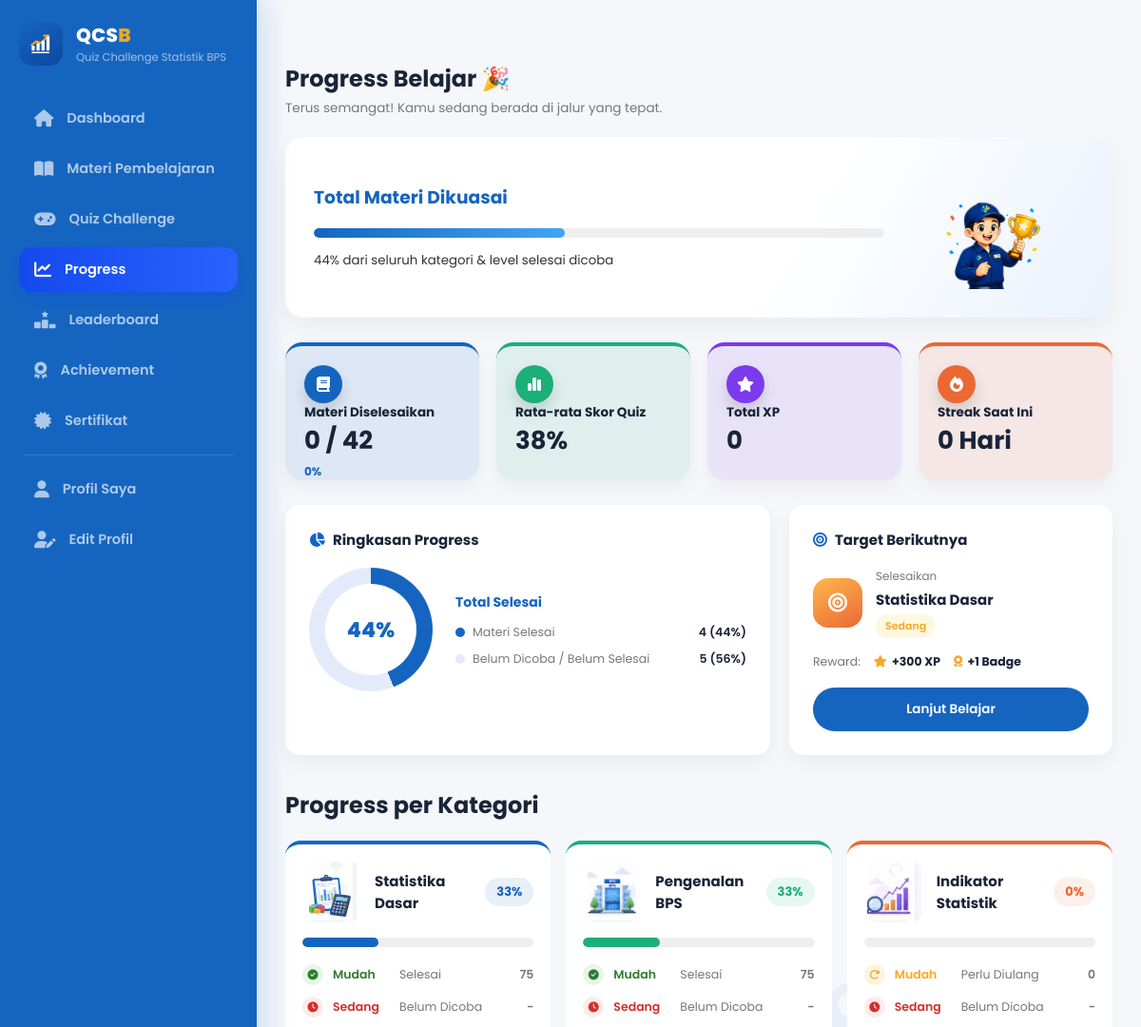
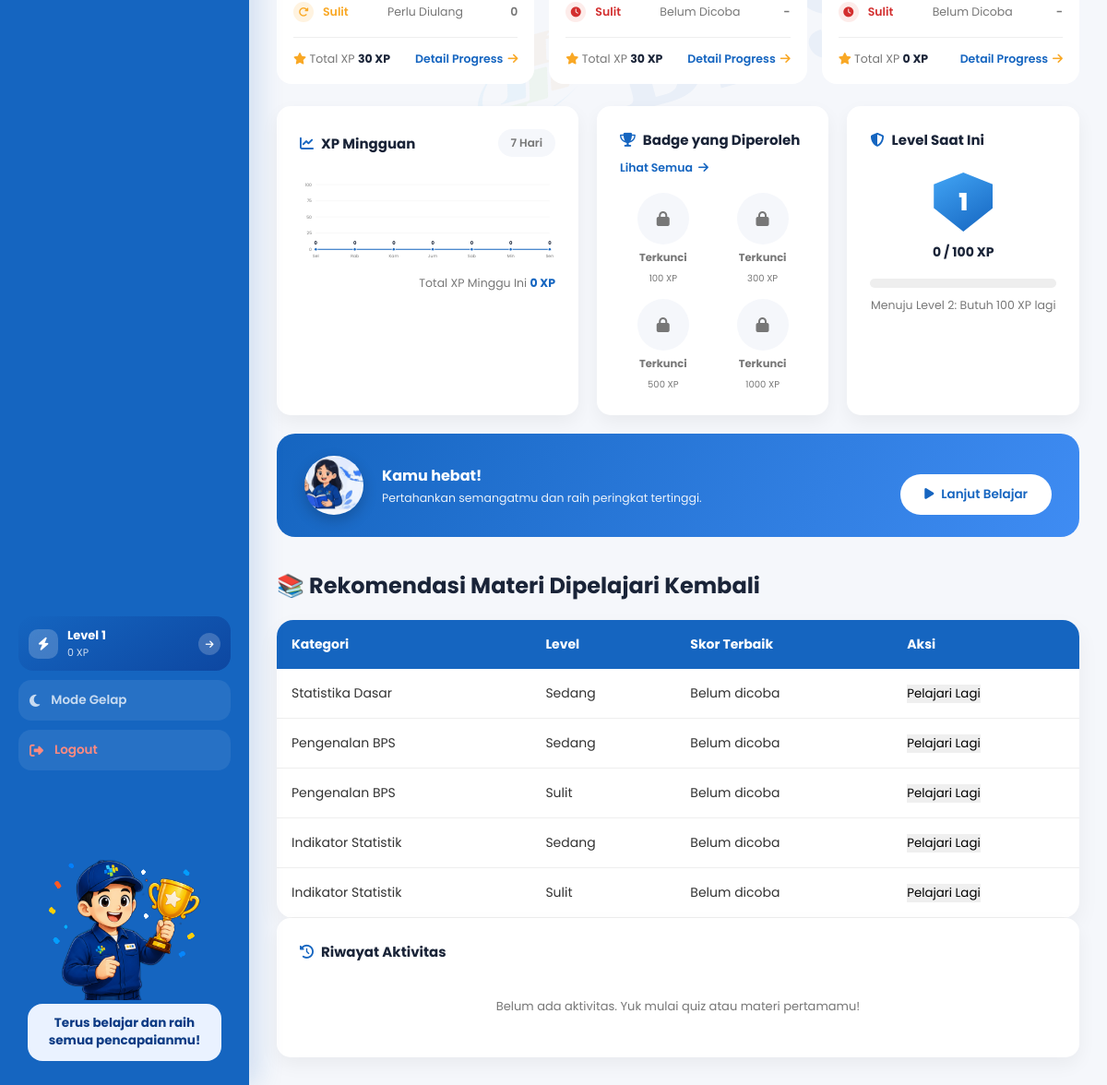
The page /pengguna/progress.php (signed in) on the database its author committed (2 pictures, top to bottom).
### tables this page shows
CREATE TABLE `users` (
  `id` int NOT NULL,
  `nama` varchar(100) NOT NULL,
  `email` varchar(100) NOT NULL,
  `password` varchar(255) NOT NULL,
  `foto` varchar(255) DEFAULT 'default.png',
  `level` int DEFAULT '1',
  `xp` int DEFAULT '0',
  `created_at` timestamp NULL DEFAULT CURRENT_TIMESTAMP
);

CREATE TABLE `kategori` (
  `id` int NOT NULL,
  `nama` varchar(100) NOT NULL,
  `icon` varchar(100) DEFAULT NULL,
  `deskripsi` text
);

### pengguna/progress.php (the view, shortened to what the rows shown need)
<?php
require_once __DIR__ . "/../inc/auth.php";
require_once __DIR__ . "/../inc/functions.php";
$progress = getProgress($conn, $user_id);
$rekomendasi = getRekomendasi($conn, $user_id, 70, 5);
$soalStats = getSoalStats($conn);
$totalMateri = mysqli_fetch_assoc(mysqli_query($conn, "SELECT COUNT(*) c FROM materi"))['c'];
$stmt = mysqli_prepare($conn, "SELECT COUNT(*) c FROM materi_progress WHERE user_id=? AND status='selesai'");
mysqli_stmt_bind_param($stmt, "i", $user_id);
mysqli_stmt_execute($stmt);
$materiSelesaiCount = (int) mysqli_fetch_assoc(mysqli_stmt_get_result($stmt))['c'];
$xpPerKategoriMap = [];
$stmt = mysqli_prepare($conn, "SELECT kategori_id, SUM(xp) s FROM hasil_quiz WHERE user_id=? GROUP BY kategori_id");
mysqli_stmt_bind_param($stmt, "i", $user_id);
mysqli_stmt_execute($stmt);
$res = mysqli_stmt_get_result($stmt);
while ($row = mysqli_fetch_assoc($res)) {
    $xpPerKategoriMap[$row['kategori_id']] = (int) $row['s'];
}
$kategoriWarnaUser = ['#1565C0', '#1baf7a', '#eb6834'];
$kategoriBannerKartu = [
    'Statistika Dasar' => 'qc-illus-statistika.jpg',
    'Pengenalan BPS' => 'qc-illus-bps.jpg',
    'Indikator Statistik' => 'qc-illus-indikator.jpg',
];
$targetBerikutnya = null;
$kategoriProgressCard = [];
$idx = 0;
foreach ($progress as $kategoriId => $kat) {
    $levelSelesai = 0;
    foreach ($kat['levels'] as $lvl => $best) {
        if ($best !== null && $best >= 70) $levelSelesai++;
        if ($targetBerikutnya === null && ($best === null || $best < 70)) {
            $soalCount = $soalStats['kategori'][$kategoriId]['soal_per_level'][$lvl] ?? 0;
            $targetBerikutnya = [
                'kategori_id' => $kategoriId,
                'kategori_nama' => $kat['nama'],
                'level' => $lvl,
                'reward_xp' => $soalCount * 10,
            ];
        }
    }
    $kategoriProgressCard[] = [
        'id' => $kategoriId,
        'nama' => $kat['nama'],
        'icon' => $kat['icon'],
        'warna' => $kategoriWarnaUser[$idx % 3],
        'levels' => $kat['levels'],
        'persen' => round(($levelSelesai / 3) * 100),
        'total_xp' => $xpPerKategoriMap[$kategoriId] ?? 0,
    ];
    $idx++;
}
if ($targetBerikutnya !== null) {
    $xpPotensial = (int) $user['xp'] + $targetBerikutnya['reward_xp'];
    foreach (getBadgeCatalog() as $b) {
        if ($user['xp'] < $b['min_xp'] && $xpPotensial >= $b['min_xp']) {
            $targetBerikutnya['reward_badge'] = true;
            break;
        }
    }
}
$stmt = mysqli_prepare($conn, "SELECT AVG(score) a FROM hasil_quiz WHERE user_id=?");
mysqli_stmt_bind_param($stmt, "i", $user_id);
mysqli_stmt_execute($stmt);
$rataSkorRow = mysqli_fetch_assoc(mysqli_stmt_get_result($stmt))['a'];
$rataSkor = $rataSkorRow !== null ? (int) round($rataSkorRow) : 0;
$streakUser = getUserStreak($conn, $user_id);
$levelSaatIni = (int) $user['level'];
$xpDalamLevel = (int) $user['xp'] % 100;
$xpButuhLagi = 100 - $xpDalamLevel;
$xpKebutuhanLevel = $levelSaatIni * 100;
?>
<!DOCTYPE html>
<html lang="id">
<head>
<link rel="stylesheet" href="assets/css/style.css?v=<?= filemtime(__DIR__ . '/assets/css/style.css'); ?>">
<link rel="stylesheet"
href="https://cdnjs.cloudflare.com/ajax/libs/font-awesome/6.5.2/css/all.min.css">
</head>
<body>
<div class="container">
<?php require_once __DIR__ . "/../inc/nav.php"; ?>
<main class="content">
<div class="section-title">
<div>
<h2>Progress Belajar 🎉</h2>
</div>
</div>
<section class="dash-stats">
<div class="stat-card-u" style="background:#1565C01A;border-top-color:#1565C0">
<h2><?= $materiSelesaiCount; ?> / <?= (int) $totalMateri; ?></h2>
</div>
<div class="stat-card-u" style="background:#1baf7a1A;border-top-color:#1baf7a">
<h2><?= $rataSkor; ?>%</h2>
</div>
<div class="stat-card-u" style="background:#7C3AED1A;border-top-color:#7C3AED">
<div class="stat-card-icon-u purple"><i class="fa-solid fa-star"></i></div>
<p class="stat-card-label-u">Total XP</p>
<h2><?= (int) $user['xp']; ?></h2>
</div>
<div class="stat-card-u" style="background:#eb68341A;border-top-color:#eb6834">
<h2><?= $streakUser; ?> Hari</h2>
</div>
</section>
<section class="dash-chart-row">
<div class="dash-panel dash-progress-panel">
<div class="chart-panel-head">
<h2><i class="fa-solid fa-chart-pie"></i> Ringkasan Progress</h2>
</div>
</div>
<div class="dash-panel target-berikutnya-panel">
<div class="chart-panel-head">
<h2><i class="fa-solid fa-bullseye"></i> Target Berikutnya</h2>
</div>
<?php if ($targetBerikutnya !== null): ?>
<div class="target-next-body">
<div class="target-next-icon"><i class="fa-solid fa-bullseye"></i></div>
<div class="target-next-info">
<span class="target-next-label">Selesaikan</span>
<b><?= e($targetBerikutnya['kategori_nama']); ?></b>
<span class="badge <?= strtolower($targetBerikutnya['level']); ?>"><?= e($targetBerikutnya['level']); ?></span>
</div>
</div>
<div class="target-next-reward">
<span>Reward:</span>
<b><i class="fa-solid fa-star"></i> +<?= $targetBerikutnya['reward_xp']; ?> XP</b>
<?php if (!empty($targetBerikutnya['reward_badge'])): ?>
<b><i class="fa-solid fa-award"></i> +1 Badge</b>
<?php endif; ?>
</div>
<a href="quiz.php?kategori=<?= $targetBerikutnya['kategori_id']; ?>&level=<?= urlencode($targetBerikutnya['level']); ?>" class="btn-lanjut-belajar-full">Lanjut Belajar</a>
<?php endif; ?>
</div>
</section>
<div class="section-title">
<h2>Progress per Kategori</h2>
</div>
<div class="dash-materi-list progress-kategori-list">
<?php foreach ($kategoriProgressCard as $kat): ?>
<div class="dash-materi-card progress-kategori-card" style="border-top-color:<?= $kat['warna']; ?>">
<div class="progress-kategori-head">
<?php if (!empty($kategoriBannerKartu[$kat['nama']])): ?>
<div class="progress-kategori-icon">
<img src="assets/img/<?= e($kategoriBannerKartu[$kat['nama']]); ?>" alt="<?= e($kat['nama']); ?>">
</div>
<?php endif; ?>
<b class="progress-kategori-nama"><?= e($kat['nama']); ?></b>
<span class="progress-kategori-persen" style="background:<?= $kat['warna']; ?>1A;color:<?= $kat['warna']; ?>"><?= $kat['persen']; ?>%</span>
</div>
<div class="progress-bar progress-kategori-bar">
<div class="progress-fill" style="width:<?= $kat['persen']; ?>%;background:<?= $kat['warna']; ?>"></div>
</div>
<div class="progress-kategori-levels">
<?php foreach ($kat['levels'] as $lvl => $best):
    $statusClass = $best === null ? 'st-pending' : ($best >= 70 ? 'st-success' : 'st-process');
    $statusIcon = $best === null ? 'fa-clock' : ($best >= 70 ? 'fa-circle-check' : 'fa-rotate-right');
?>
<div class="progress-kategori-level-row">
<span class="level-status-icon <?= $statusClass; ?>"><i class="fa-solid <?= $statusIcon; ?>"></i></span>
<span class="level-row-name <?= $statusClass; ?>"><?= e($lvl); ?></span>
<span class="level-row-status">
<?php if ($best === null): ?>
Belum Dicoba
<?php elseif ($best >= 70): ?>
Selesai
<?php else: ?>
Perlu Diulang
<?php endif; ?>
</span>
<span class="level-row-score"><?= $best !== null ? $best : '-'; ?></span>
</div>
<?php endforeach; ?>
</div>
<div class="progress-kategori-footer">
<span><i class="fa-solid fa-star"></i> Total XP <b><?= $kat['total_xp']; ?> XP</b></span>
<a href="materi.php" class="progress-kategori-detail">Detail Progress <i class="fa-solid fa-arrow-right"></i></a>
</div>
</div>
<?php endforeach; ?>
</div>
<section class="dash-chart-row progress-bottom-row">
<div class="dash-panel dash-chart-panel">
<div class="chart-panel-head">
<h2><i class="fa-solid fa-chart-line"></i> XP Mingguan</h2>
</div>
</div>
<div class="dash-panel dash-achievement-panel">
<div class="chart-panel-head">
<h2><i class="fa-solid fa-trophy"></i> Badge yang Diperoleh</h2>
</div>
</div>
<div class="dash-panel level-saat-ini-panel">
<div class="chart-panel-head">
<h2><i class="fa-solid fa-shield-halved"></i> Level Saat Ini</h2>
</div>
<div class="level-saat-ini-body">
<div class="level-shield"><span><?= $levelSaatIni; ?></span></div>
<b class="level-xp-text"><?= (int) $user['xp']; ?> / <?= $xpKebutuhanLevel; ?> XP</b>
<div class="progress-bar level-progress-bar">
</div>
<p>Menuju Level <?= $levelSaatIni + 1; ?>: Butuh <?= $xpButuhLagi; ?> XP lagi</p>
</div>
</div>
</section>
<?php if (!empty($rekomendasi)): ?>
<section class="activity">
<div class="section-title">
<h2>📚 Rekomendasi Materi Dipelajari Kembali</h2>
</div>
<table>
<thead>
<tr>
<th>Kategori</th>
<th>Level</th>
<th>Skor Terbaik</th>
<th>Aksi</th>
</tr>
</thead>
<tbody>
<?php foreach ($rekomendasi as $r): ?>
<tr>
<td><?= e($r['nama']); ?></td>
<td><?= e($r['level']); ?></td>
<td><?= $r['best_score'] !== null ? $r['best_score'] : 'Belum dicoba'; ?></td>
<td>
<a href="quiz.php?kategori=<?= $r['kategori_id'] ?>&level=<?= urlencode($r['level']) ?>">
<button>Pelajari Lagi</button>
</a>
</td>
</tr>
<?php endforeach; ?>
</tbody>
</table>
</section>
<?php endif; ?>
<div class="dash-panel">
<div class="chart-panel-head">
<h2><i class="fa-solid fa-clock-rotate-left"></i> Riwayat Aktivitas</h2>
</div>
</div>
</main>
</div>
</body>
</html>

### inc/nav.php (shortened to what the rows shown need)
<aside class="sidebar expanded" id="sidebar">
<div class="logo">
<div>
<h2><span class="logo-qcs">QCS</span><span class="logo-b">B</span></h2>
</div>
</div>
<div class="sidebar-footer">
<a href="profil.php" class="rail-card" title="Level <?= e($user['level'] ?? '1'); ?>">
<span class="rail-card-text">
<b>Level <?= e($user['level'] ?? '1'); ?></b>
<span><?= e($user['xp'] ?? 0); ?> XP</span>
</span>
</a>
</div>
</aside>

### rows shown on the page
users: level "1", xp "0", level "100", $levelSaatIni + 1 "2", xp "100"
kategori: nama "Statistika Dasar", shows a picture, persen "33", lvl "Mudah", best "75", lvl "Sedang", lvl "Sulit", best "0", total_xp "30", level "Sedang"
kategori: shows a picture, nama "Pengenalan BPS", persen "33", lvl "Mudah", best "75", lvl "Sedang", lvl "Sulit", total_xp "30", level "Sedang", level "Sulit"
kategori: shows a picture, nama "Indikator Statistik", persen "0", lvl "Mudah", best "0", lvl "Sedang", lvl "Sulit", total_xp "0", level "Sedang", level "Sulit"

### other values the page prints
$persenSelesai "44"
$materiSelesaiCount "0"
$totalMateri "42"
$rataSkor "38"
$streakUser "0"
$totalQuizDikerjakan "4"
$totalQuizBelum "5"
100 - $persenSelesai "56"
$targetBerikutnya['level'] "Sedang"
$targetBerikutnya['reward_xp'] "300"
$gl['nilai'] "0"
$gl['nilai'] "25"
$gl['nilai'] "50"
$gl['nilai'] "75"
$gl['nilai'] "100"
